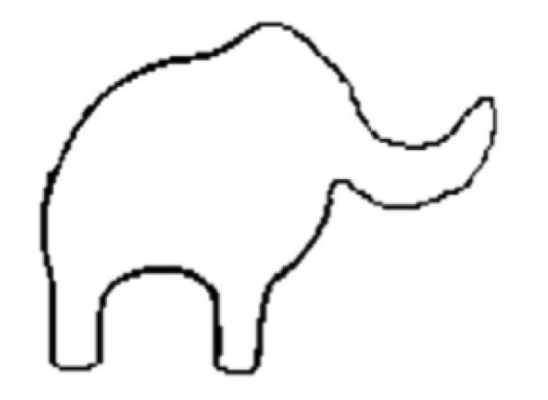
#> input picture images/elephant.png, 548 x 400 px
$ jupyter execute --allow-errors morph_clean.ipynb
#> lines starting #> are read from the running program, lines starting #| are printed output that depends on the picture; after the words box and inside, x2 and y2 are one past the last pixel; in counts of white or black regions, pixels touching at a corner belong together
# Shape Morphing Experiments

This file contains all the code for experiments we performed related to shape morphing.

[cell 1]
import numpy as np
import matplotlib.pyplot as plt
import matplotlib.dates as mdates
from skimage import measure
from scipy.interpolate import interp1d
from skimage.draw import polygon
from PIL import Image, ImageOps
from shapely.geometry import Polygon
import datetime

# Functions

### shape creation

[cell 2]
def create_circle(center=(100, 100), radius=40, size=(200, 200)):
    y, x = np.ogrid[:size[0], :size[1]]
    mask = (x - center[0])**2 + (y - center[1])**2 <= radius**2
    return mask.astype(np.uint8)

def create_square(top_left=(60, 60), length=80, size=(200, 200)):
    mask = np.zeros(size, dtype=np.uint8)
    mask[top_left[1]:top_left[1]+length, top_left[0]:top_left[0]+length] = 1
    return mask

# [4 lines left out: function create_diamond, not called in this run]

def create_triangle(vertices=[(100, 60), (60, 140), (140, 140)], img_size=(200, 200)):
    rr, cc = polygon([v[1] for v in vertices], [v[0] for v in vertices], img_size)
    mask = np.zeros(img_size, dtype=np.uint8)
    mask[rr, cc] = 1
    return mask

def create_polygon(vertices, img_size=(200, 200)):
    from skimage.draw import polygon
    rr, cc = polygon([v[1] for v in vertices], [v[0] for v in vertices], img_size)
    mask = np.zeros(img_size, dtype=np.uint8)
    mask[rr, cc] = 1
    return mask

def create_star(n_points=5, r_outer=40, r_inner=20, center=(100, 100), img_size=(200, 200)):
    angles = np.linspace(0, 2*np.pi, n_points*2, endpoint=False)
    radii = np.array([r_outer if i % 2 == 0 else r_inner for i in range(len(angles))])
    x = center[0] + radii * np.cos(angles)
    y = center[1] + radii * np.sin(angles)
    return create_polygon(list(zip(x, y)), img_size)

### contour extraction

[cell 3]
def is_clockwise(x, y):
    return np.sum((x[1:] - x[:-1]) * (y[1:] + y[:-1])) > 0

def set_contour_clockwise(x, y):
    if is_clockwise(x, y):
        return x[::-1], y[::-1]
    return x, y

# function to resample contours points to evenly spaced points
# with counter-clockwise directionality
def resample_contour(x, y, num_points=256):
    dx = np.diff(x)
    dy = np.diff(y)
    distances = np.sqrt(dx**2 + dy**2)
    cumulative = np.concatenate(([0], np.cumsum(distances)))
    total_length = cumulative[-1]

    fx = interp1d(cumulative, x)
    fy = interp1d(cumulative, y)

    new_distances = np.linspace(0, total_length, num_points)
    x_resampled = fx(new_distances)
    y_resampled = fy(new_distances)

    # ensure contour is counter-clockwise
    x_resampled, y_resampled = set_contour_clockwise(x_resampled, y_resampled)

    return x_resampled, y_resampled

# function to recenter all contour points
# [4 lines left out: function recenter_contour, not called in this run]

# extract a contour from a binary mask with a specified number of points
def extract_contour(binary_mask, num_points=256):
    contours = measure.find_contours(binary_mask, 0.5)
    largest = max(contours, key=len)
    return resample_contour(largest[:, 1], largest[:, 0], num_points)

### fourier descriptors and reconstruction

[cell 4]
def compute_fd(x, y):
    z = x + 1j * y
    Z = np.fft.fft(z)
    return Z

# essentilaly apply a low-pass filter to keep only low-frequency components
# symetrically
def low_pass(Z, num_points=256):
    Z_ = np.zeros_like(Z, dtype=complex)
    Z_[0] = Z[0]
    Z_[1:num_points//2] = Z[1:num_points//2]
    Z_[-num_points//2+1:] = Z[-num_points//2+1:]
    return Z_

def reconstruct_shape(Z):
    z = np.fft.ifft(Z)
    return z.real, z.imag

### interpolation methods

[cell 5]
# Interpolation real-imaginary
def interpolate_fd_real_imag(fd_seq, t_vals, target_t):
    fd_array = np.array(fd_seq)
    interpolated = []
    for k in range(fd_array.shape[1]):
        real_interp = np.interp(target_t, t_vals, fd_array[:, k].real)
        imag_interp = np.interp(target_t, t_vals, fd_array[:, k].imag)
        interpolated.append(real_interp + 1j * imag_interp)
    return np.array(interpolated)

# Interpolation magnitude-phase
def interpolate_fd_magnitude_angle(fd_seq, t_vals, target_t):
    fd_array = np.array(fd_seq)
    interpolated = []

    for k in range(fd_array.shape[1]):
        mag = np.abs(fd_array[:, k])
        angle = np.angle(fd_array[:, k])

        def interp_angle(theta1, theta2, t):
            diff = ((theta2 - theta1 + np.pi) % (2 * np.pi)) - np.pi
            return theta1 + t * diff

        mag_interp = np.interp(target_t, t_vals, mag)
        angle_interp = interp_angle(angle[0], angle[1], (target_t - t_vals[0]) / (t_vals[1] - t_vals[0]))

        interpolated.append(mag_interp * np.exp(1j * angle_interp))

    return np.array(interpolated)

# Hybrid interpolation: real-imag for low freq, mag-phase for high freq
def interpolate_fd_hybrid(fd_seq, t_vals, target_t, split_k=10, low=True):
    fd_array = np.array(fd_seq)  # shape: (T, N)
    N = fd_array.shape[1]
    interpolated = []

    for k in range(N):
        if (low and k < split_k) or (not low and k >= split_k):
            # Real-imag interpolation
            real_interp = np.interp(target_t, t_vals, fd_array[:, k].real)
            imag_interp = np.interp(target_t, t_vals, fd_array[:, k].imag)
            interpolated.append(real_interp + 1j * imag_interp)
        else:
            # Magnitude-phase interpolation
            mag = np.abs(fd_array[:, k])
            angle = np.angle(fd_array[:, k])
            def interp_angle(theta1, theta2, t):
                diff = ((theta2 - theta1 + np.pi) % (2 * np.pi)) - np.pi
                return theta1 + t * diff
            mag_interp = np.interp(target_t, t_vals, mag)
            angle_interp = interp_angle(angle[0], angle[1], (target_t - t_vals[0]) / (t_vals[1] - t_vals[0]))
            interpolated.append(mag_interp * np.exp(1j * angle_interp))

    return np.array(interpolated)

# Linear interpolation directly between contours
def interpolate_contours_linear(contour1, contour2, t):
    x1, y1 = contour1
    x2, y2 = contour2
    x_interp = (1 - t) * x1 + t * x2
    y_interp = (1 - t) * y1 + t * y2
    return x_interp, y_interp

### validation

[cell 6]
# compute the area of a contour
def contour_area(x, y):
  return 0.5 * np.abs(np.dot(x, np.roll(y, -1)) - np.dot(y, np.roll(x, -1)))

# compute the overlap degree between two contours
def overlap_degree(est_contour, actual_contour):
  est_contour = np.array(est_contour).T
  actual_contour = np.array(actual_contour).T

  actual = Polygon(actual_contour)
  est = Polygon(est_contour)
  if not est.is_valid:
    est = est.buffer(0)

  if not actual.is_valid:
    actual = actual.buffer(0)

  intersection = actual.intersection(est)

  return intersection.area / actual.area

# 1. Fourier Shape Reconstruction

[cell 7]
num_params = 256

# prepare contours and compute fds
slc_contour = np.load('SLC/SLC_mask_2015.npy')
#> (reads SLC/SLC_mask_2015.npy from the repository)
x1, y1 = extract_contour(slc_contour)
x_lake, y_lake = resample_contour(x1, y1, num_points=256)

x_square, y_square = extract_contour(create_square(), num_points=num_params)
x_triangle, y_triangle = extract_contour(create_triangle(), num_points=num_params)
x_star, y_star = extract_contour(create_star(), num_points=num_params)

fd_square = compute_fd(x_square, y_square)
fd_triangle = compute_fd(x_triangle, y_triangle)
fd_star = compute_fd(x_star, y_star)
fd_lake = compute_fd(x_lake, y_lake)

[cell 8]
shapes = [
    ("Square", fd_square, (x_square, y_square)),
    ("Triangle", fd_triangle, (x_triangle, y_triangle)),
    ("Star", fd_star, (x_star, y_star)),
    ("Lake", fd_lake, (x_lake, y_lake)),
]

n_values = [4, 10, 20, 40, 256]

[cell 9]
od_results = {}

fig, axs = plt.subplots(len(shapes), len(n_values)+1, figsize=(2.5 * (len(n_values)+1), 2.5 * len(shapes)))

for i, (label, fd, orig) in enumerate(shapes):
    od_results[label] = []
    # Original contour for this shape
    x_orig, y_orig = orig[0], orig[1]

    for j, n in enumerate([0] + n_values):
        if j == 0:
            axs[i, j].text(0.5, 0.5, label, fontsize=16,
                           transform=axs[i, j].transAxes,
                           verticalalignment='center',
                           horizontalalignment='center')
            axs[i, j].set_aspect('equal')
            axs[i, j].axis('off')
            continue
        fd_ = low_pass(fd, num_points=n)
        x_rec, y_rec = reconstruct_shape(fd_)
        axs[i, j].plot(x_rec, y_rec)
        axs[i, j].set_aspect('equal')
        axs[i, j].axis('off')

        x_rec = x_rec - np.mean(x_rec) + np.mean(x_orig)
        y_rec = y_rec - np.mean(y_rec) + np.mean(y_orig)
        od = overlap_degree((x_orig, y_orig), (x_rec, y_rec))
        od_results[label].append(od)

        # Plot OD value in the center
        axs[i, j].text(0.5, 0.5, f'OD: {od:.2f}', fontsize=18,
                           transform=axs[i, j].transAxes,
                           verticalalignment='center',
                           horizontalalignment='center')

        if i == 0:
            axs[i, j].set_title(f'N = {int(n)}', fontsize=18)


plt.tight_layout()
plt.show()
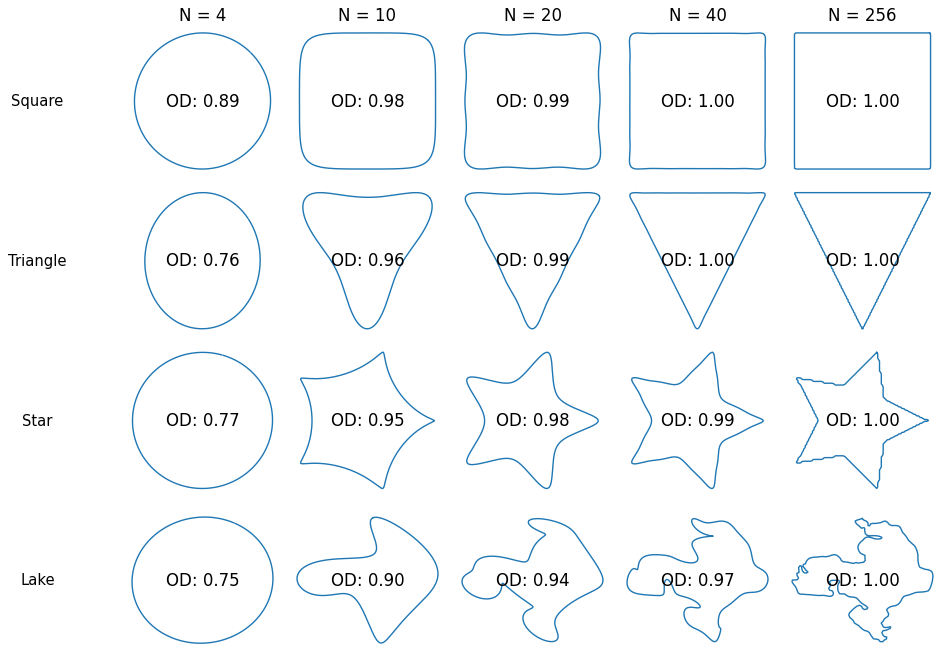
#> figure drawn by matplotlib, 20 panels

# 2. Basic Experimentation

[cell 10]
# given two binary masks, extract contours, interpolate between them, and visualize the results
def visualize_methods(shape1, shape2, num_params=256, num_steps=10):
  t_vals = np.array(np.linspace(0, 1, num_steps))

  x1, y1 = extract_contour(shape1)
  x2, y2 = extract_contour(shape2)
  P1 = compute_fd(x1, y1)
  P2 = compute_fd(x2, y2)
  resampled_contour1 = resample_contour(x1, y1, num_points=num_params)
  resampled_contour2 = resample_contour(x2, y2, num_points=num_params)
  sampled_P1 = low_pass(P1, num_params)
  sampled_P2 = low_pass(P2, num_params)

  interp_real_imag = [reconstruct_shape(interpolate_fd_real_imag([sampled_P1, sampled_P2], [0, 1], t)) for t in t_vals]
  interp_hybrid = [reconstruct_shape(interpolate_fd_hybrid([sampled_P1, sampled_P2], [0, 1], t, split_k=num_params//3)) for t in t_vals]
  interp_mag_angle = [reconstruct_shape(interpolate_fd_magnitude_angle([sampled_P1, sampled_P2], [0, 1], t)) for t in t_vals]
  interp_linear = [interpolate_contours_linear(resampled_contour1, resampled_contour2, t) for t in t_vals]

  fig, axs = plt.subplots(4, num_steps, figsize=(15, 10))

  for i, idx in enumerate(t_vals):
    x1, y1 = interp_real_imag[i]
    x2, y2 = interp_hybrid[i]
    x3, y3 = interp_mag_angle[i]
    x4, y4 = interp_linear[i]

    axs[0, i].plot(x1 - np.mean(x1), y1 - np.mean(y1))
    axs[0, i].set_title(f"Real-Imag g={t_vals[i]:.2f}")
    axs[0, i].invert_yaxis()
    axs[0, i].axis('equal')
    axs[0, i].axis('off')

    axs[1, i].plot(x2 - np.mean(x2), y2 - np.mean(y2))
    axs[1, i].set_title(f"Hybrid g={t_vals[i]:.2f}")
    axs[1, i].invert_yaxis()
    axs[1, i].axis('equal')
    axs[1, i].axis('off')

    axs[2, i].plot(x3 - np.mean(x3), y3 - np.mean(y3))
    axs[2, i].set_title(f"Mag-Phase g={t_vals[i]:.2f}")
    axs[2, i].invert_yaxis()
    axs[2, i].axis('equal')
    axs[2, i].axis('off')

    axs[3, i].plot(x4 - np.mean(x4), y4 - np.mean(y4))
    axs[3, i].set_title(f"Linear g={t_vals[i]:.2f}")
    axs[3, i].invert_yaxis()
    axs[3, i].axis('equal')
    axs[3, i].axis('off')

  plt.tight_layout()
  plt.show()
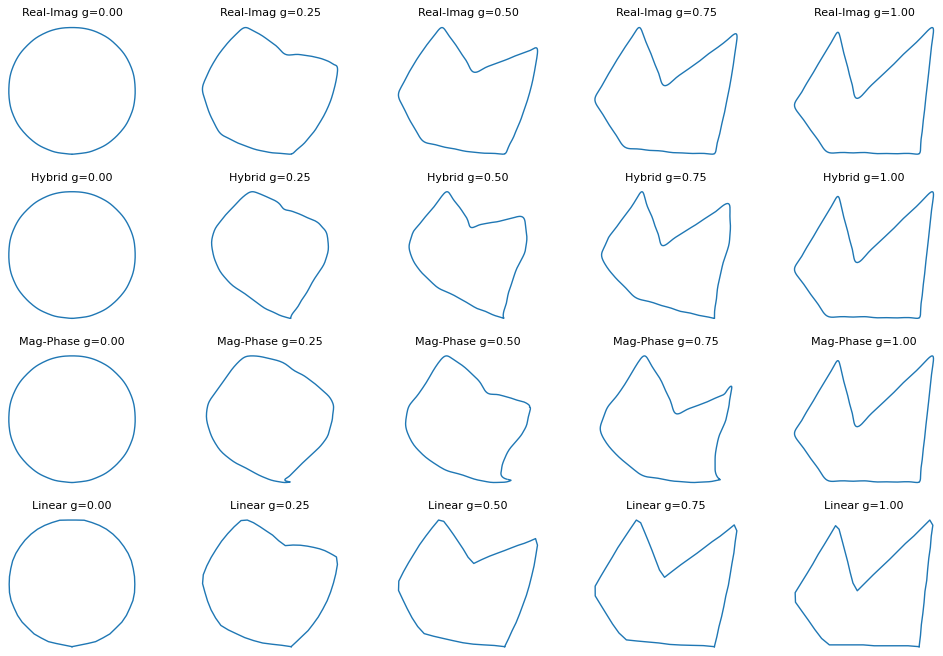
#> figure drawn by matplotlib, 20 panels

### 2.1 Synthentic Shapes: Circle to Custom Polygon

[cell 11]
polygon1 = create_circle()
polygon2 = create_polygon(((75, 102), (55, 24), (5, 108), (42, 160), (146, 162), (162, 18)), img_size=(200, 200))

visualize_methods(polygon1, polygon2, num_params=50, num_steps=5)

### 2.2 Illustrative Example: Elephant to Shark

[cell 12]
elephant = np.array(Image.open('images/elephant.png').convert('L'))
bin_elephant = (elephant > 200).astype(np.uint8) * 255
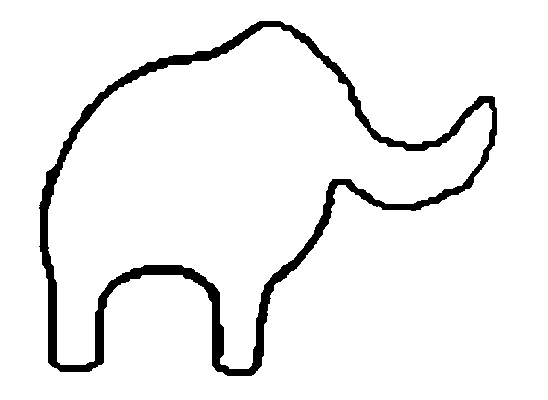
#> bin_elephant: shape (400, 548); 94.2% white; 1 black region, box (x1, y1, x2, y2) and area: (39, 21, 497, 376) 12786
shark = np.array(ImageOps.mirror(Image.open('images/shark.png')).convert('L'))
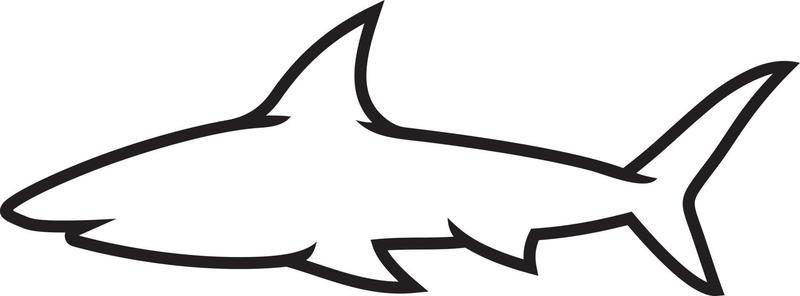
#> input picture images/shark.png, 800 x 296 px
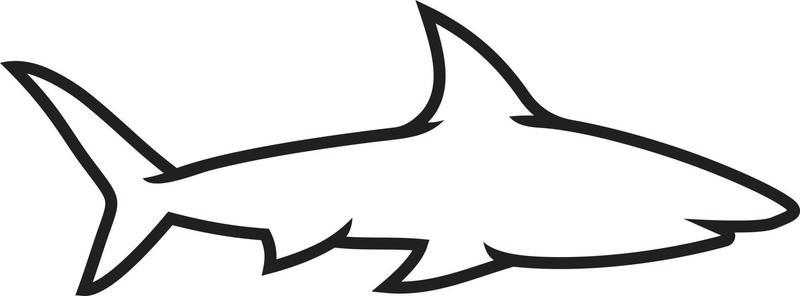
#> shark: shape (296, 800); min 0, max 255, mean 229
bin_shark = (shark > 200).astype(np.uint8) * 255
#> bin_shark: shape (296, 800); 88% white; 1 black region, box (x1, y1, x2, y2) and area: (0, 0, 800, 296) 28369
visualize_methods(bin_elephant, bin_shark, num_params=30, num_steps=5)
#> (the rest of the program and of its run is left out)
